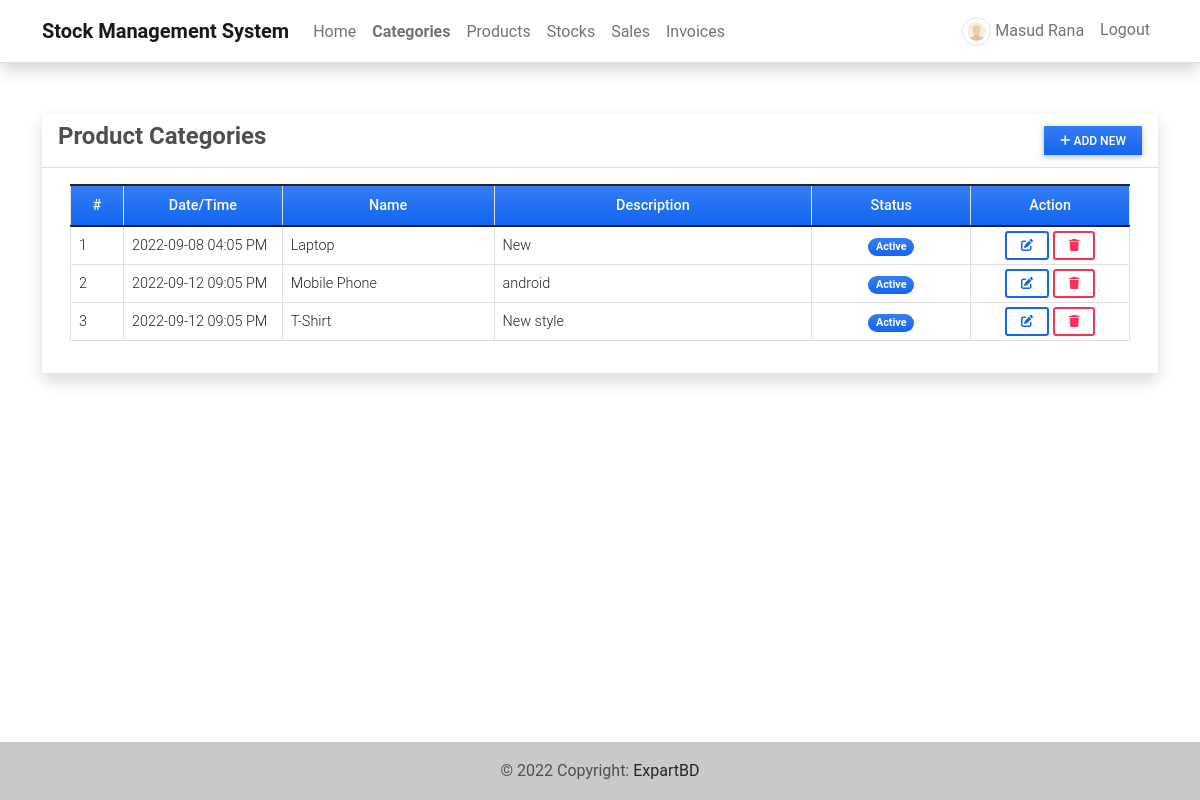
The app's page /category (signed in) with its own data.
### imsApp/models.py (models this page shows, shortened)
class Category(models.Model):
    name = models.CharField(max_length=250)
    description = models.TextField()
    status = models.CharField(max_length=2, choices=(('1','Active'),('2','Inactive')), default=1)
    date_created = models.DateTimeField(default=timezone.now)
    date_updated = models.DateTimeField(auto_now=True)

### imsApp/views.py (the view)
# urls.py: path('category',views.category_mgt,name='category-page'),
@login_required
def category_mgt(request):
    context['page_title'] = "Product Categories"
    categories = Category.objects.all()
    context['categories'] = categories
    return render(request, 'category_mgt.html', context)

### imsApp/templates/category_mgt.html (shortened to what this page needs)
{% extends 'base.html' %} {% block pageContent %}
<div class="col-lg-12 col-md-12 col-sm-12 col-xs-12">
    <div class="card card-default rounded-0 shadow ">
        <div class="card-header">
            <div class="d-flex w-100 align-items-center justify-content-between">
                <h4 class="card-title fw-bold">Product Categories</h4>
                <div class="tools">
                    <button type="button" class="btn btn-primary rounded-0 bg-gradient btn-sm" id='add_new'><i class="fa fa-plus"></i> Add New</button>
                </div>
            </div>
        </div>
        <div class="card-body">
            <div class="container-fluid">
                <table class="table table-bordered" id="category-list">
                    <colgroup>
                        <col width="5%">
                        <col width="15%">
                        <col width="20%">
                        <col width="30%">
                        <col width="15%">
                        <col width="15%">
                    </colgroup>
                    <thead>
                        <tr class="bg-gradient bg-primary bg-opacity-50 text-light">
                            <th class="px-2 py-2 text-center">#</th>
                            <th class="px-2 py-2 text-center">Date/Time</th>
                            <th class="px-2 py-2 text-center">Name</th>
                            <th class="px-2 py-2 text-center">Description</th>
                            <th class="px-2 py-2 text-center">Status</th>
                            <th class="px-2 py-2 text-center">Action</th>
                        </tr>
                    </thead>
                    <tbody>
                        {% for category in categories %}
                        <tr>
                            <td class="px-2 py-1 align-middle">{{ forloop.counter }}</td>
                            <td class="px-2 py-1 align-middle">{{ category.date_created|date:"Y-m-d h:i A" }}</td>
                            <td class="px-2 py-1 align-middle">{{ category.name }}</td>
                            <td class="px-2 py-1 align-middle">
                                <p class="m-0 text-truncate">{{ category.description }}</p>
                            </td>
                            <td class="px-1 py-1 align-middle text-center">
                                {% if category.status == '1' %}
                                <span class="badge bg-primary bg-gradient rounded-pill px-2">Active</span> {% else %}
                                <span class="badge bg-secondary bg-gradient rounded-pill px-2">Inactive</span> {% endif %}
                            </td>
                            <td class="px-2 py-1 align-middle text-center">
                                <a class="btn btn-outline-primary btn-sm edit-data" href="javascript:void(0)" data-id="{{ category.pk }}" title="Edit">
                                    <i class="fa fa-edit"></i>
                                </a>
                                <button class="btn btn-outline-danger btn-sm delete-data" type="button" data-id="{{ category.pk }}" title="Delete">
                                    <i class="fa fa-trash"></i>
                                </button>
                            </td>
                        </tr>
                        {% endfor %}
                    </tbody>
                </table>
            </div>
        </div>
    </div>
</div>
{% endblock pageContent %}

### imsApp/templates/topNavigation.html (shortened to what this page needs)
{% load static %}
<header>
    <nav class="navbar navbar-expand-lg navbar-light bg-white fixed-top shadow border-bottom">
        <div class="container">
            <a class="navbar-brand" href="{% url 'home-page' %}">
                <b>Stock Management System</b>
            </a>
            <div class="collapse navbar-collapse" id="navbarExample01">
                <ul class="navbar-nav me-auto mb-2 mb-lg-0" id="topNav">
                    {% if user.id %}
                    <li class="nav-item">
                        <a class="nav-link" aria-current="page" href="{% url 'home-page' %}">Home</a>
                    </li>
                    <li class="nav-item">
                        <a class="nav-link" aria-current="page" href="{% url 'category-page' %}">Categories</a>
                    </li>
                    <li class="nav-item">
                        <a class="nav-link" aria-current="page" href="{% url 'product-page' %}">Products</a>
                    </li>
                    <li class="nav-item">
                        <a class="nav-link" aria-current="page" href="{% url 'inventory-page' %}">Stocks</a>
                    </li>
                    <li class="nav-item">
                        <a class="nav-link" aria-current="page" href="{% url 'sales-page' %}">Sales</a>
                    </li>
                    <li class="nav-item">
                        <a class="nav-link" aria-current="page" href="{% url 'invoice-page' %}">Invoices</a>
                    </li>
                    {% endif %}
                </ul>
                <ul class="navbar-nav d-flex flex-row">
                    {% if user.id %} {% if user.profile.user_type == 1 %} {% endif %}
                    <li class="nav-item me-3 me-lg-0">
                        <a class="nav-link" href="{% url 'profile' %}">
                            <span class="me-1"><img src="{{ MEDIA_URL }}/default/default-avatar.png" alt="User Avatar" id="user-avatar" class="img-thumbnail rounded-circle"></span>{{ user.first_name }} {{user.last_name}}
                        </a>
                    </li>
                    <li class="nav-item me-3 me-lg-0">
                        <a class="nav-link" href="{% url 'logout' %}">Logout</a>
                    </li>
                    {% endif %}
                </ul>
            </div>
        </div>
    </nav>
</header>

### static/assets/default/css/style.css (style rules this page uses)
.navbar { position: absolute !important; }
html, body { height: 100%; width: 100%; max-height: 100%; overflow: auto; display: flex; flex-direction: column; }
body>header { flex-shrink: auto; }
#user-avatar { width: 1.8rem; height: 1.8rem; object-fit: scale-down; object-position: center center; }
.nav-item.active a.nav-link { font-weight: bolder !important; }

### records on screen
Category: date_created "2022-09-08 04:05 PM", name "Laptop", description "New", status "Active"
Category: date_created "2022-09-12 09:05 PM", name "Mobile Phone", description "android", status "Active"
Category: date_created "2022-09-12 09:05 PM", name "T-Shirt", description "New style", status "Active"

### other values on screen
{{ user.first_name }} "Masud"
{{ user.last_name }} "Rana"
